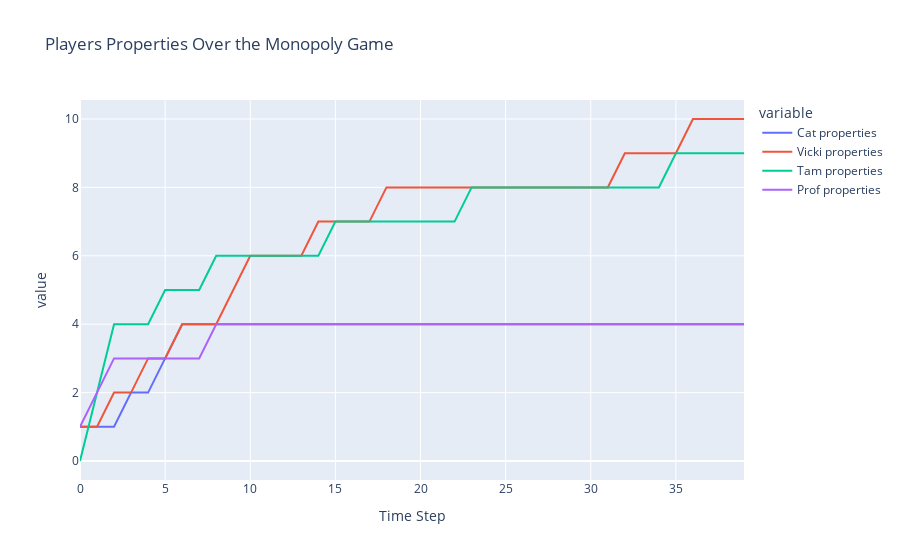

Here is the notebook cell this chart was saved with:
### Code cell
df = pd.DataFrame({'Time Step': range(len(properties[0])), 'Cat properties': properties[0], 'Vicki properties': properties[1], 
                   'Tam properties': properties[2], 'Prof properties': properties[3]})
fig = px.line(df, x='Time Step', y=['Cat properties', 'Vicki properties', 'Tam properties', 'Prof properties'], title='Players Properties Over the Monopoly Game')
fig.show()

### Figure 1 — Plotly figure (JSON) as saved in the notebook; plotly's stock layout.template omitted (floating-point values rounded to 4 significant figures)
{"data": [{"hovertemplate": "variable=Cat properties<br>Time Step=%{x}<br>value=%{y}<extra></extra>", "legendgroup": "Cat properties", "line": {"color": "#636efa", "dash": "solid"}, "marker": {"symbol": "circle"}, "mode": "lines", "name": "Cat properties", "orientation": "v", "showlegend": true, "type": "scatter", "x": [0, 1, 2, 3, 4, 5, 6, 7, 8, 9, 10, 11, 12, 13, 14, 15, 16, 17, 18, 19, 20, 21, 22, 23, 24, 25, 26, 27, 28, 29, 30, 31, 32, 33, 34, 35, 36, 37, 38, 39], "xaxis": "x", "y": [1, 1, 1, 2, 2, 3, 4, 4, 4, 4, 4, 4, 4, 4, 4, 4, 4, 4, 4, 4, 4, 4, 4, 4, 4, 4, 4, 4, 4, 4, 4, 4, 4, 4, 4, 4, 4, 4, 4, 4], "yaxis": "y"}, {"hovertemplate": "variable=Vicki properties<br>Time Step=%{x}<br>value=%{y}<extra></extra>", "legendgroup": "Vicki properties", "line": {"color": "#EF553B", "dash": "solid"}, "marker": {"symbol": "circle"}, "mode": "lines", "name": "Vicki properties", "orientation": "v", "showlegend": true, "type": "scatter", "x": [0, 1, 2, 3, 4, 5, 6, 7, 8, 9, 10, 11, 12, 13, 14, 15, 16, 17, 18, 19, 20, 21, 22, 23, 24, 25, 26, 27, 28, 29, 30, 31, 32, 33, 34, 35, 36, 37, 38, 39], "xaxis": "x", "y": [1, 1, 2, 2, 3, 3, 4, 4, 4, 5, 6, 6, 6, 6, 7, 7, 7, 7, 8, 8, 8, 8, 8, 8, 8, 8, 8, 8, 8, 8, 8, 8, 9, 9, 9, 9, 10, 10, 10, 10], "yaxis": "y"}, {"hovertemplate": "variable=Tam properties<br>Time Step=%{x}<br>value=%{y}<extra></extra>", "legendgroup": "Tam properties", "line": {"color": "#00cc96", "dash": "solid"}, "marker": {"symbol": "circle"}, "mode": "lines", "name": "Tam properties", "orientation": "v", "showlegend": true, "type": "scatter", "x": [0, 1, 2, 3, 4, 5, 6, 7, 8, 9, 10, 11, 12, 13, 14, 15, 16, 17, 18, 19, 20, 21, 22, 23, 24, 25, 26, 27, 28, 29, 30, 31, 32, 33, 34, 35, 36, 37, 38, 39], "xaxis": "x", "y": [0, 2, 4, 4, 4, 5, 5, 5, 6, 6, 6, 6, 6, 6, 6, 7, 7, 7, 7, 7, 7, 7, 7, 8, 8, 8, 8, 8, 8, 8, 8, 8, 8, 8, 8, 9, 9, 9, 9, 9], "yaxis": "y"}, {"hovertemplate": "variable=Prof properties<br>Time Step=%{x}<br>value=%{y}<extra></extra>", "legendgroup": "Prof properties", "line": {"color": "#ab63fa", "dash": "solid"}, "marker": {"symbol": "circle"}, "mode": "lines", "name": "Prof properties", "orientation": "v", "showlegend": true, "type": "scatter", "x": [0, 1, 2, 3, 4, 5, 6, 7, 8, 9, 10, 11, 12, 13, 14, 15, 16, 17, 18, 19, 20, 21, 22, 23, 24, 25, 26, 27, 28, 29, 30, 31, 32, 33, 34, 35, 36, 37, 38, 39], "xaxis": "x", "y": [1, 2, 3, 3, 3, 3, 3, 3, 4, 4, 4, 4, 4, 4, 4, 4, 4, 4, 4, 4, 4, 4, 4, 4, 4, 4, 4, 4, 4, 4, 4, 4, 4, 4, 4, 4, 4, 4, 4, 4], "yaxis": "y"}], "layout": {"legend": {"title": {"text": "variable"}, "tracegroupgap": 0}, "title": {"text": "Players Properties Over the Monopoly Game"}, "xaxis": {"anchor": "y", "domain": [0, 1], "title": {"text": "Time Step"}}, "yaxis": {"anchor": "x", "domain": [0, 1], "title": {"text": "value"}}}}
